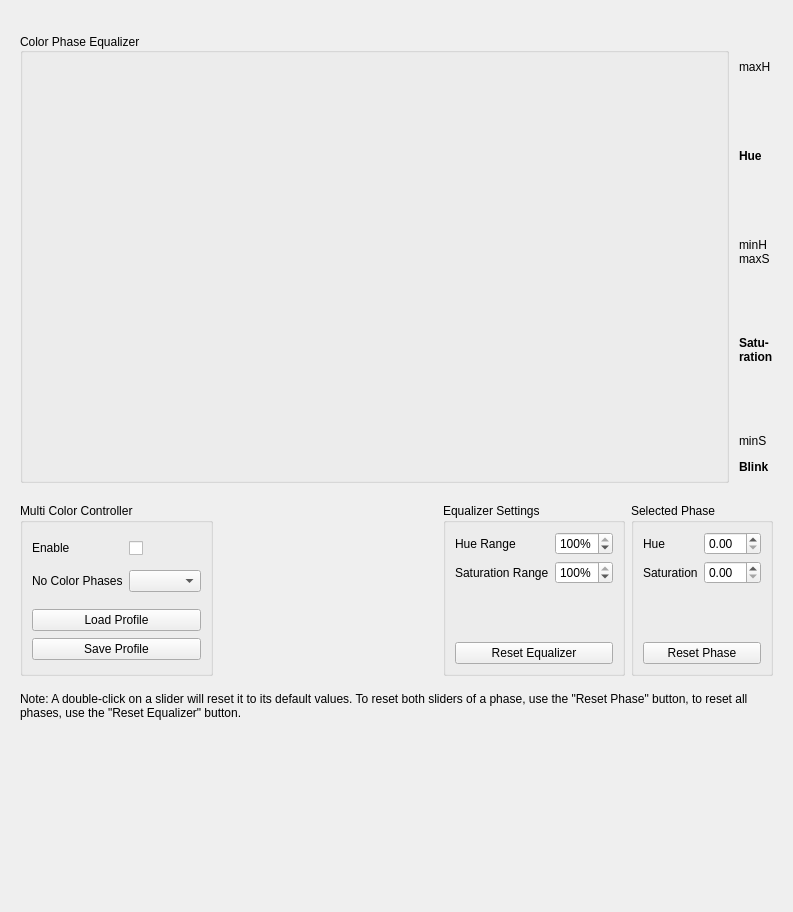
<?xml version="1.0" encoding="UTF-8"?>
<ui version="4.0">
 <class>UI_MccEqBox</class>
 <widget class="QWidget" name="UI_MccEqBox">
  <property name="geometry">
   <rect>
    <x>0</x>
    <y>0</y>
    <width>793</width>
    <height>912</height>
   </rect>
  </property>
  <property name="sizePolicy">
   <sizepolicy hsizetype="Expanding" vsizetype="Preferred">
    <horstretch>0</horstretch>
    <verstretch>0</verstretch>
   </sizepolicy>
  </property>
  <property name="windowTitle">
   <string>Form</string>
  </property>
  <property name="styleSheet">
   <string notr="true"/>
  </property>
  <layout class="QVBoxLayout" name="verticalLayout">
   <item>
    <widget class="QWidget" name="mccSettings" native="true">
     <layout class="QVBoxLayout" name="verticalLayout_2">
      <item>
       <layout class="QHBoxLayout" name="horizontalLayout_2">
        <property name="spacing">
         <number>5</number>
        </property>
        <property name="sizeConstraint">
         <enum>QLayout::SetDefaultConstraint</enum>
        </property>
        <item>
         <widget class="QGroupBox" name="gbxEqualizer">
          <property name="sizePolicy">
           <sizepolicy hsizetype="Expanding" vsizetype="Fixed">
            <horstretch>0</horstretch>
            <verstretch>0</verstretch>
           </sizepolicy>
          </property>
          <property name="minimumSize">
           <size>
            <width>700</width>
            <height>450</height>
           </size>
          </property>
          <property name="maximumSize">
           <size>
            <width>16777215</width>
            <height>16777215</height>
           </size>
          </property>
          <property name="title">
           <string>Color Phase Equalizer</string>
          </property>
          <property name="alignment">
           <set>Qt::AlignLeading|Qt::AlignLeft|Qt::AlignVCenter</set>
          </property>
          <layout class="QHBoxLayout" name="horizontalLayout_3">
           <property name="spacing">
            <number>1</number>
           </property>
           <property name="sizeConstraint">
            <enum>QLayout::SetDefaultConstraint</enum>
           </property>
           <property name="leftMargin">
            <number>1</number>
           </property>
           <property name="rightMargin">
            <number>1</number>
           </property>
          </layout>
         </widget>
        </item>
        <item>
         <layout class="QVBoxLayout" name="verticalLayout_3">
          <property name="spacing">
           <number>0</number>
          </property>
          <property name="sizeConstraint">
           <enum>QLayout::SetDefaultConstraint</enum>
          </property>
          <property name="leftMargin">
           <number>5</number>
          </property>
          <item>
           <spacer name="verticalSpacer_8">
            <property name="orientation">
             <enum>Qt::Vertical</enum>
            </property>
            <property name="sizeType">
             <enum>QSizePolicy::Fixed</enum>
            </property>
            <property name="sizeHint" stdset="0">
             <size>
              <width>0</width>
              <height>40</height>
             </size>
            </property>
           </spacer>
          </item>
          <item>
           <widget class="QLabel" name="lblMaxHue">
            <property name="text">
             <string>maxH</string>
            </property>
           </widget>
          </item>
          <item>
           <spacer name="verticalSpacer_6">
            <property name="orientation">
             <enum>Qt::Vertical</enum>
            </property>
            <property name="sizeType">
             <enum>QSizePolicy::Expanding</enum>
            </property>
            <property name="sizeHint" stdset="0">
             <size>
              <width>0</width>
              <height>75</height>
             </size>
            </property>
           </spacer>
          </item>
          <item>
           <widget class="QLabel" name="lblHue">
            <property name="sizePolicy">
             <sizepolicy hsizetype="Minimum" vsizetype="Preferred">
              <horstretch>0</horstretch>
              <verstretch>0</verstretch>
             </sizepolicy>
            </property>
            <property name="minimumSize">
             <size>
              <width>0</width>
              <height>0</height>
             </size>
            </property>
            <property name="maximumSize">
             <size>
              <width>16777215</width>
              <height>16777215</height>
             </size>
            </property>
            <property name="font">
             <font>
              <weight>75</weight>
              <italic>false</italic>
              <bold>true</bold>
              <strikeout>false</strikeout>
             </font>
            </property>
            <property name="text">
             <string>Hue</string>
            </property>
            <property name="alignment">
             <set>Qt::AlignLeading|Qt::AlignLeft|Qt::AlignVCenter</set>
            </property>
           </widget>
          </item>
          <item>
           <spacer name="verticalSpacer_10">
            <property name="orientation">
             <enum>Qt::Vertical</enum>
            </property>
            <property name="sizeType">
             <enum>QSizePolicy::Expanding</enum>
            </property>
            <property name="sizeHint" stdset="0">
             <size>
              <width>0</width>
              <height>75</height>
             </size>
            </property>
           </spacer>
          </item>
          <item>
           <widget class="QLabel" name="lblMinHue">
            <property name="text">
             <string>minH</string>
            </property>
           </widget>
          </item>
          <item>
           <spacer name="verticalSpacer_5">
            <property name="orientation">
             <enum>Qt::Vertical</enum>
            </property>
            <property name="sizeType">
             <enum>QSizePolicy::Expanding</enum>
            </property>
            <property name="sizeHint" stdset="0">
             <size>
              <width>0</width>
              <height>0</height>
             </size>
            </property>
           </spacer>
          </item>
          <item>
           <widget class="QLabel" name="lblMaxSat">
            <property name="text">
             <string>maxS</string>
            </property>
           </widget>
          </item>
          <item>
           <spacer name="verticalSpacer_12">
            <property name="orientation">
             <enum>Qt::Vertical</enum>
            </property>
            <property name="sizeType">
             <enum>QSizePolicy::Expanding</enum>
            </property>
            <property name="sizeHint" stdset="0">
             <size>
              <width>0</width>
              <height>70</height>
             </size>
            </property>
           </spacer>
          </item>
          <item>
           <widget class="QLabel" name="lblSaturation">
            <property name="sizePolicy">
             <sizepolicy hsizetype="Minimum" vsizetype="Preferred">
              <horstretch>0</horstretch>
              <verstretch>0</verstretch>
             </sizepolicy>
            </property>
            <property name="maximumSize">
             <size>
              <width>16777215</width>
              <height>16777215</height>
             </size>
            </property>
            <property name="font">
             <font>
              <weight>75</weight>
              <italic>false</italic>
              <bold>true</bold>
              <strikeout>false</strikeout>
             </font>
            </property>
            <property name="text">
             <string>Satu-
ration</string>
            </property>
            <property name="scaledContents">
             <bool>false</bool>
            </property>
            <property name="alignment">
             <set>Qt::AlignLeading|Qt::AlignLeft|Qt::AlignVCenter</set>
            </property>
           </widget>
          </item>
          <item>
           <spacer name="verticalSpacer_13">
            <property name="orientation">
             <enum>Qt::Vertical</enum>
            </property>
            <property name="sizeType">
             <enum>QSizePolicy::Expanding</enum>
            </property>
            <property name="sizeHint" stdset="0">
             <size>
              <width>0</width>
              <height>70</height>
             </size>
            </property>
           </spacer>
          </item>
          <item>
           <widget class="QLabel" name="lblMinSat">
            <property name="text">
             <string>minS</string>
            </property>
           </widget>
          </item>
          <item>
           <spacer name="verticalSpacer_4">
            <property name="orientation">
             <enum>Qt::Vertical</enum>
            </property>
            <property name="sizeType">
             <enum>QSizePolicy::Fixed</enum>
            </property>
            <property name="sizeHint" stdset="0">
             <size>
              <width>0</width>
              <height>12</height>
             </size>
            </property>
           </spacer>
          </item>
          <item>
           <widget class="QLabel" name="lblBlink">
            <property name="sizePolicy">
             <sizepolicy hsizetype="Minimum" vsizetype="Preferred">
              <horstretch>0</horstretch>
              <verstretch>0</verstretch>
             </sizepolicy>
            </property>
            <property name="maximumSize">
             <size>
              <width>16777215</width>
              <height>16777215</height>
             </size>
            </property>
            <property name="font">
             <font>
              <weight>75</weight>
              <italic>false</italic>
              <bold>true</bold>
              <strikeout>false</strikeout>
             </font>
            </property>
            <property name="text">
             <string>Blink</string>
            </property>
            <property name="alignment">
             <set>Qt::AlignLeading|Qt::AlignLeft|Qt::AlignVCenter</set>
            </property>
           </widget>
          </item>
          <item>
           <spacer name="verticalSpacer_7">
            <property name="orientation">
             <enum>Qt::Vertical</enum>
            </property>
            <property name="sizeType">
             <enum>QSizePolicy::Fixed</enum>
            </property>
            <property name="sizeHint" stdset="0">
             <size>
              <width>0</width>
              <height>23</height>
             </size>
            </property>
           </spacer>
          </item>
         </layout>
        </item>
       </layout>
      </item>
      <item>
       <layout class="QHBoxLayout" name="horizontalLayout">
        <property name="sizeConstraint">
         <enum>QLayout::SetDefaultConstraint</enum>
        </property>
        <item>
         <widget class="QGroupBox" name="gbxSettings">
          <property name="title">
           <string>Multi Color Controller</string>
          </property>
          <layout class="QGridLayout" name="gridLayout">
           <item row="1" column="1">
            <widget class="QComboBox" name="cbxNoPhases">
             <property name="focusPolicy">
              <enum>Qt::StrongFocus</enum>
             </property>
            </widget>
           </item>
           <item row="1" column="0">
            <widget class="QLabel" name="lblNoPhases">
             <property name="text">
              <string>No Color Phases</string>
             </property>
            </widget>
           </item>
           <item row="2" column="0" colspan="2">
            <spacer name="verticalSpacer">
             <property name="orientation">
              <enum>Qt::Vertical</enum>
             </property>
             <property name="sizeType">
              <enum>QSizePolicy::Ignored</enum>
             </property>
             <property name="sizeHint" stdset="0">
              <size>
               <width>20</width>
               <height>10</height>
              </size>
             </property>
            </spacer>
           </item>
           <item row="3" column="0" colspan="2">
            <widget class="QPushButton" name="btnLoad">
             <property name="focusPolicy">
              <enum>Qt::StrongFocus</enum>
             </property>
             <property name="text">
              <string>Load Profile</string>
             </property>
            </widget>
           </item>
           <item row="0" column="1">
            <widget class="QCheckBox" name="cbxMccEnable">
             <property name="minimumSize">
              <size>
               <width>0</width>
               <height>0</height>
              </size>
             </property>
             <property name="maximumSize">
              <size>
               <width>80</width>
               <height>30</height>
              </size>
             </property>
             <property name="focusPolicy">
              <enum>Qt::StrongFocus</enum>
             </property>
            </widget>
           </item>
           <item row="0" column="0">
            <widget class="QLabel" name="lblMccEnable">
             <property name="text">
              <string>Enable</string>
             </property>
            </widget>
           </item>
           <item row="4" column="0" colspan="2">
            <widget class="QPushButton" name="btnSave">
             <property name="focusPolicy">
              <enum>Qt::StrongFocus</enum>
             </property>
             <property name="text">
              <string>Save Profile</string>
             </property>
            </widget>
           </item>
          </layout>
         </widget>
        </item>
        <item>
         <spacer name="horizontalSpacer_2">
          <property name="orientation">
           <enum>Qt::Horizontal</enum>
          </property>
          <property name="sizeHint" stdset="0">
           <size>
            <width>40</width>
            <height>20</height>
           </size>
          </property>
         </spacer>
        </item>
        <item>
         <widget class="QGroupBox" name="gbxEqSettings">
          <property name="title">
           <string>Equalizer Settings</string>
          </property>
          <layout class="QGridLayout" name="gridLayout_2">
           <item row="0" column="0">
            <widget class="QLabel" name="lblHueRange">
             <property name="text">
              <string>Hue Range</string>
             </property>
            </widget>
           </item>
           <item row="0" column="1">
            <widget class="QSpinBox" name="sbxHueRange">
             <property name="suffix">
              <string>%</string>
             </property>
             <property name="prefix">
              <string/>
             </property>
             <property name="minimum">
              <number>1</number>
             </property>
             <property name="maximum">
              <number>100</number>
             </property>
             <property name="value">
              <number>100</number>
             </property>
            </widget>
           </item>
           <item row="5" column="0" colspan="2">
            <widget class="QPushButton" name="btnResetEqualizer">
             <property name="sizePolicy">
              <sizepolicy hsizetype="Expanding" vsizetype="Fixed">
               <horstretch>0</horstretch>
               <verstretch>0</verstretch>
              </sizepolicy>
             </property>
             <property name="text">
              <string>Reset Equalizer</string>
             </property>
            </widget>
           </item>
           <item row="2" column="0">
            <spacer name="verticalSpacer_11">
             <property name="orientation">
              <enum>Qt::Vertical</enum>
             </property>
             <property name="sizeHint" stdset="0">
              <size>
               <width>20</width>
               <height>10</height>
              </size>
             </property>
            </spacer>
           </item>
           <item row="1" column="0">
            <widget class="QLabel" name="lblSaturationRange">
             <property name="text">
              <string>Saturation Range</string>
             </property>
            </widget>
           </item>
           <item row="1" column="1">
            <widget class="QSpinBox" name="sbxSaturationRange">
             <property name="suffix">
              <string>%</string>
             </property>
             <property name="prefix">
              <string/>
             </property>
             <property name="minimum">
              <number>1</number>
             </property>
             <property name="maximum">
              <number>100</number>
             </property>
             <property name="value">
              <number>100</number>
             </property>
            </widget>
           </item>
          </layout>
         </widget>
        </item>
        <item>
         <widget class="QGroupBox" name="gbxSelectedPhase">
          <property name="title">
           <string>Selected Phase</string>
          </property>
          <layout class="QVBoxLayout" name="verticalLayout_4">
           <item>
            <layout class="QHBoxLayout" name="horizontalLayout_4">
             <item>
              <widget class="QLabel" name="lblSelectedHue">
               <property name="text">
                <string>Hue</string>
               </property>
              </widget>
             </item>
             <item>
              <widget class="QDoubleSpinBox" name="sbxHue">
               <property name="singleStep">
                <double>0.010000000000000</double>
               </property>
              </widget>
             </item>
            </layout>
           </item>
           <item>
            <layout class="QHBoxLayout" name="horizontalLayout_5">
             <item>
              <widget class="QLabel" name="lblSelectedSaturation">
               <property name="text">
                <string>Saturation</string>
               </property>
              </widget>
             </item>
             <item>
              <widget class="QDoubleSpinBox" name="sbxSaturation">
               <property name="singleStep">
                <double>0.010000000000000</double>
               </property>
              </widget>
             </item>
            </layout>
           </item>
           <item>
            <spacer name="verticalSpacer_9">
             <property name="orientation">
              <enum>Qt::Vertical</enum>
             </property>
             <property name="sizeHint" stdset="0">
              <size>
               <width>20</width>
               <height>10</height>
              </size>
             </property>
            </spacer>
           </item>
           <item>
            <widget class="QPushButton" name="btnResetPhase">
             <property name="text">
              <string>Reset Phase</string>
             </property>
            </widget>
           </item>
          </layout>
         </widget>
        </item>
       </layout>
      </item>
      <item>
       <spacer name="verticalSpacer_3">
        <property name="orientation">
         <enum>Qt::Vertical</enum>
        </property>
        <property name="sizeType">
         <enum>QSizePolicy::Fixed</enum>
        </property>
        <property name="sizeHint" stdset="0">
         <size>
          <width>20</width>
          <height>10</height>
         </size>
        </property>
       </spacer>
      </item>
      <item>
       <widget class="QLabel" name="label">
        <property name="text">
         <string>Note: A double-click on a slider will reset it to its default values. To reset both sliders of a phase, use the &quot;Reset Phase&quot; button, to reset all phases, use the &quot;Reset Equalizer&quot; button.</string>
        </property>
        <property name="wordWrap">
         <bool>true</bool>
        </property>
       </widget>
      </item>
      <item>
       <spacer name="verticalSpacer_2">
        <property name="orientation">
         <enum>Qt::Vertical</enum>
        </property>
        <property name="sizeHint" stdset="0">
         <size>
          <width>20</width>
          <height>0</height>
         </size>
        </property>
       </spacer>
      </item>
     </layout>
    </widget>
   </item>
  </layout>
 </widget>
 <tabstops>
  <tabstop>cbxMccEnable</tabstop>
  <tabstop>cbxNoPhases</tabstop>
  <tabstop>btnLoad</tabstop>
  <tabstop>btnSave</tabstop>
  <tabstop>sbxHueRange</tabstop>
  <tabstop>sbxSaturationRange</tabstop>
  <tabstop>btnResetEqualizer</tabstop>
  <tabstop>sbxHue</tabstop>
  <tabstop>sbxSaturation</tabstop>
  <tabstop>btnResetPhase</tabstop>
 </tabstops>
 <resources/>
 <connections/>
</ui>
